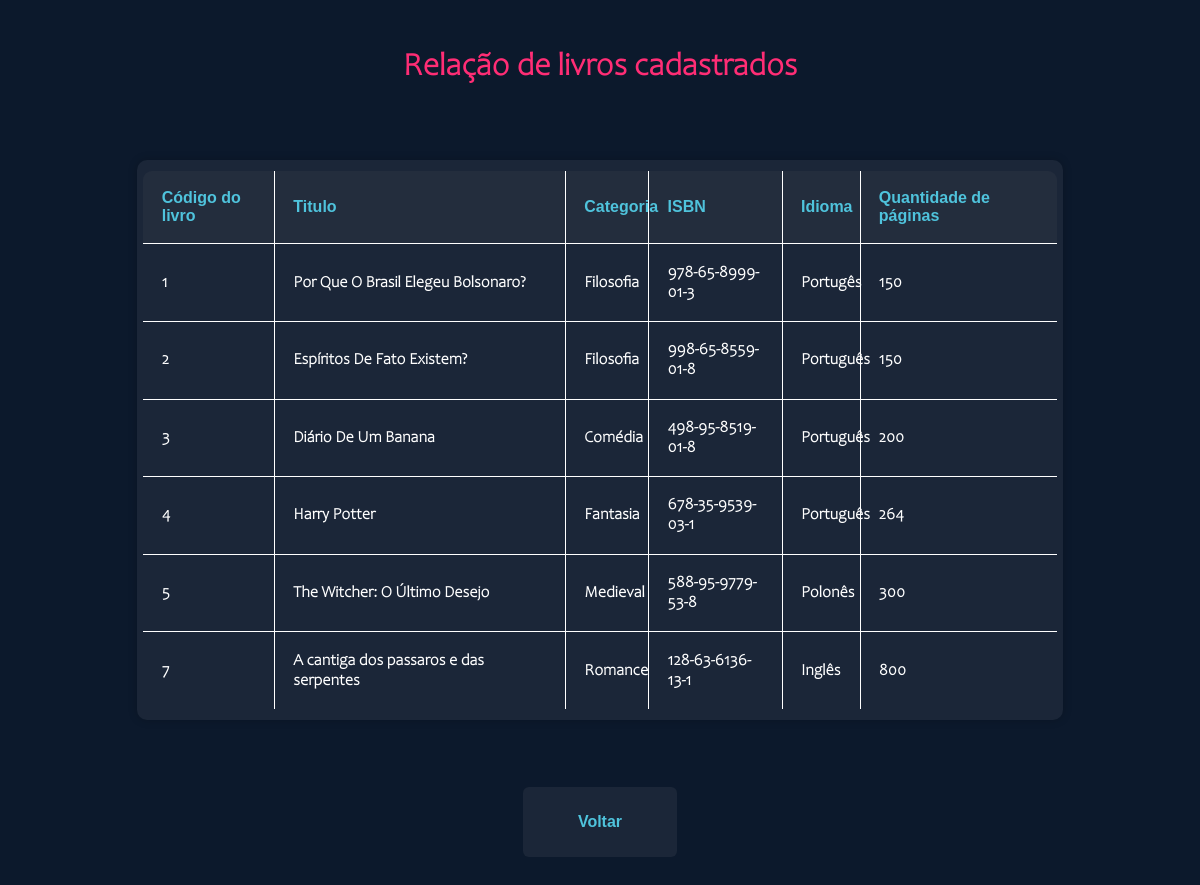
Page /php/listar_livro.php on the committed database.
### tables this page shows
CREATE TABLE `livro` (
  `cod_livro` int(11) NOT NULL,
  `titulo` varchar(40) NOT NULL,
  `categoria` varchar(25) NOT NULL,
  `ISBN` varchar(17) NOT NULL,
  `idioma` varchar(40) NOT NULL,
  `qtde_paginas` int(4) NOT NULL
);

### php/livro.php (called while the page is built, shortened)
<?php
class Livro
{
function listar()
{
   try
   {
     $this->conn = new Conectar();
     $sql = $this->conn->query("Select * from livro order by cod_livro");
     $sql->execute();
     return $sql->fetchAll();
   }
   catch(PDOException $exc)
   {
     echo "Erro ao executar consulta. " . $exc->getMessage();
   }
}
}
?>

### php/listar_livro.php (the view, shortened to what this page needs)
<!DOCTYPE html>
<html lang="pt-br">
<head>
    <link rel="stylesheet" href="../css/listar_livro.css">
</head>
<body>
    <h1>Relação de livros cadastrados</h1>
    <div class = "container">
    <div class = "card">
    <?php
    include_once 'livro.php';
    $l = new Livro();
    $autoria_bd = $l->listar();
    ?>
    <table>
        <tr>
            <th>Código do livro</th>
            <th>Titulo</th>
            <th>Categoria</th>
            <th>ISBN</th>
            <th>Idioma</th>
            <th>Quantidade de páginas</th>
        </tr>
        <?php
        foreach ($autoria_bd as $l_mostrar) {
            echo "<tr>";
            echo "<td>" . $l_mostrar[0] . "</td>";
            echo "<td>" . $l_mostrar[1] . "</td>";
            echo "<td>" . $l_mostrar[2] . "</td>";
            echo "<td>" . $l_mostrar[3] . "</td>";
            echo "<td>" . $l_mostrar[4] . "</td>";
            echo "<td>" . $l_mostrar[5] . "</td>";
            echo "</tr>";
        }
        ?>
    </table>
    </div>
    </div>
    <a href="Menu.html" class="button">Voltar</a>
</body>
</html>

### css/listar_livro.css (style rules this page uses)
body { font-family:'Rockwell Extra Bold'; background-color:#0c192c; padding: 20px; }
.container { display: flex; justify-content: center; align-items: flex-start; width: 100%; padding-top:20px; }
h1 { font-family: "Candara"; color: #ff2d75; text-align: center; }
.card { background: rgba(161, 160, 160, 0.1); padding: 20px; border-radius: 10px; box-shadow: 0 0 10px rgba(0, 0, 0, 0.2); width: 80%; height: 65%; margin-top: 30px; padding: 10px 5px; margin-bottom: 10px; }
table { width: 100%; border-collapse: collapse; border-radius: 10px; overflow: hidden; }
table, th, td { border: 1px solid #ffffff,; }
td { color:#ffffff; font-family: "Candara"; font-weight: bold; }
th { font-family: Tahoma, sans-serif; color: #4fc3dc; }
th, td { padding: 2%; text-align: left; }
th { background-color: rgba(105, 105, 105, 0.1); }
.button { display: block; margin: 5% auto 20px; text-align: center; color: #4fc3dc; line-height: 50px; text-decoration: none; background: rgba(161, 160, 160, 0.1); padding: 10px 20px; font-size: 16px; width: 10%; font-family: Tahoma, sans-serif; font-weight: bold; border-radius: 6px; }

### rows in the picture
livro: cod_livro "1", titulo "Por Que O Brasil Elegeu Bolsonaro?", categoria "Filosofia", ISBN "978-65-8999-01-3", idioma "Portugês", qtde_paginas "150"
livro: cod_livro "2", titulo "Espíritos De Fato Existem?", categoria "Filosofia", ISBN "998-65-8559-01-8", idioma "Português", qtde_paginas "150"
livro: cod_livro "3", titulo "Diário De Um Banana", categoria "Comédia", ISBN "498-95-8519-01-8", idioma "Português", qtde_paginas "200"
livro: cod_livro "4", titulo "Harry Potter", categoria "Fantasia", ISBN "678-35-9539-03-1", idioma "Português", qtde_paginas "264"
livro: cod_livro "5", titulo "The Witcher: O Último Desejo", categoria "Medieval", ISBN "588-95-9779-53-8", idioma "Polonês", qtde_paginas "300"
livro: cod_livro "7", titulo "A cantiga dos passaros e das serpentes", categoria "Romance", ISBN "128-63-6136-13-1", idioma "Inglês", qtde_paginas "800"
